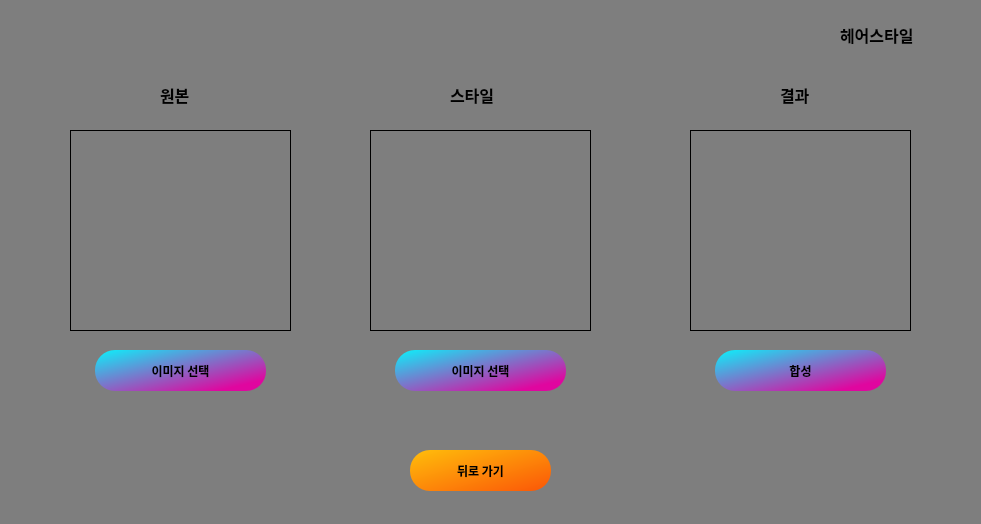
<?xml version="1.0" encoding="UTF-8"?>
<ui version="4.0">
 <class>Hairstyle</class>
 <widget class="QWidget" name="Hairstyle">
  <property name="geometry">
   <rect>
    <x>0</x>
    <y>0</y>
    <width>981</width>
    <height>524</height>
   </rect>
  </property>
  <property name="windowTitle">
   <string>Hairstyle</string>
  </property>
  <property name="styleSheet">
   <string notr="true">background-color:rgb(126, 126, 126)</string>
  </property>
  <widget class="QLabel" name="label">
   <property name="geometry">
    <rect>
     <x>10</x>
     <y>10</y>
     <width>181</width>
     <height>51</height>
    </rect>
   </property>
   <property name="font">
    <font>
     <family>Bahnschrift Light</family>
     <pointsize>20</pointsize>
    </font>
   </property>
   <property name="text">
    <string/>
   </property>
   <property name="pixmap">
    <pixmap>title.png</pixmap>
   </property>
   <property name="scaledContents">
    <bool>true</bool>
   </property>
  </widget>
  <widget class="QPushButton" name="pushButton">
   <property name="geometry">
    <rect>
     <x>410</x>
     <y>450</y>
     <width>141</width>
     <height>41</height>
    </rect>
   </property>
   <property name="font">
    <font>
     <family>Noto Sans KR</family>
     <pointsize>9</pointsize>
     <weight>75</weight>
     <italic>false</italic>
     <bold>true</bold>
    </font>
   </property>
   <property name="styleSheet">
    <string notr="true">QPushButton{

	background-color: qlineargradient(spread:pad, x1:0, y1:0, x2:1, y2:1, stop:0 rgba(255, 190, 11, 255), stop:1 rgba(251, 86, 7, 255));
	border-radius: 20px;
}
 QPushButton:pressed {
     background-color: rgb(255, 168, 96)
 }</string>
   </property>
   <property name="text">
    <string>뒤로 가기</string>
   </property>
  </widget>
  <widget class="QLabel" name="label_2">
   <property name="geometry">
    <rect>
     <x>840</x>
     <y>20</y>
     <width>101</width>
     <height>31</height>
    </rect>
   </property>
   <property name="font">
    <font>
     <family>Noto Sans KR</family>
     <weight>75</weight>
     <bold>true</bold>
    </font>
   </property>
   <property name="text">
    <string>&lt;html&gt;&lt;head/&gt;&lt;body&gt;&lt;p&gt;&lt;span style=&quot; font-size:12pt;&quot;&gt;헤어스타일&lt;/span&gt;&lt;/p&gt;&lt;/body&gt;&lt;/html&gt;</string>
   </property>
  </widget>
  <widget class="QLabel" name="label_3">
   <property name="geometry">
    <rect>
     <x>160</x>
     <y>80</y>
     <width>41</width>
     <height>31</height>
    </rect>
   </property>
   <property name="font">
    <font>
     <family>Noto Sans KR</family>
     <weight>75</weight>
     <bold>true</bold>
    </font>
   </property>
   <property name="text">
    <string>&lt;html&gt;&lt;head/&gt;&lt;body&gt;&lt;p&gt;&lt;span style=&quot; font-size:12pt; font-weight:600;&quot;&gt;원본&lt;/span&gt;&lt;/p&gt;&lt;/body&gt;&lt;/html&gt;</string>
   </property>
  </widget>
  <widget class="QLabel" name="label_4">
   <property name="geometry">
    <rect>
     <x>450</x>
     <y>80</y>
     <width>61</width>
     <height>31</height>
    </rect>
   </property>
   <property name="font">
    <font>
     <family>Noto Sans KR</family>
     <weight>75</weight>
     <bold>true</bold>
    </font>
   </property>
   <property name="text">
    <string>&lt;html&gt;&lt;head/&gt;&lt;body&gt;&lt;p&gt;&lt;span style=&quot; font-size:12pt; font-weight:600;&quot;&gt;스타일&lt;/span&gt;&lt;/p&gt;&lt;/body&gt;&lt;/html&gt;</string>
   </property>
  </widget>
  <widget class="QLabel" name="label_5">
   <property name="geometry">
    <rect>
     <x>780</x>
     <y>80</y>
     <width>41</width>
     <height>31</height>
    </rect>
   </property>
   <property name="font">
    <font>
     <family>Noto Sans KR</family>
     <weight>75</weight>
     <bold>true</bold>
    </font>
   </property>
   <property name="text">
    <string>&lt;html&gt;&lt;head/&gt;&lt;body&gt;&lt;p&gt;&lt;span style=&quot; font-size:12pt; font-weight:600;&quot;&gt;결과&lt;/span&gt;&lt;/p&gt;&lt;/body&gt;&lt;/html&gt;</string>
   </property>
  </widget>
  <widget class="QPushButton" name="hairstyleResult">
   <property name="geometry">
    <rect>
     <x>715</x>
     <y>350</y>
     <width>171</width>
     <height>41</height>
    </rect>
   </property>
   <property name="font">
    <font>
     <family>Noto Sans KR</family>
     <weight>75</weight>
     <bold>true</bold>
    </font>
   </property>
   <property name="styleSheet">
    <string notr="true">QPushButton{
	background-color: qlineargradient(spread:pad, x1:0, y1:0, x2:0.857143, y2:0.857955, stop:0 rgba(10, 242, 251, 255), stop:1 rgba(224, 6, 159, 255));
	border-radius: 20px;
}
 QPushButton:pressed {
     background-color: qlineargradient(spread:pad, x1:0, y1:0, x2:0.857143, y2:0.857955, stop:0 rgba(224, 6, 159, 255), stop:1 rgba(10, 242, 251, 255));
 }
</string>
   </property>
   <property name="text">
    <string>합성</string>
   </property>
  </widget>
  <widget class="QPushButton" name="hairstyleOriginalUpload">
   <property name="geometry">
    <rect>
     <x>95</x>
     <y>350</y>
     <width>171</width>
     <height>41</height>
    </rect>
   </property>
   <property name="font">
    <font>
     <family>Noto Sans KR</family>
     <pointsize>9</pointsize>
     <weight>75</weight>
     <italic>false</italic>
     <bold>true</bold>
    </font>
   </property>
   <property name="styleSheet">
    <string notr="true">QPushButton{
	background-color: qlineargradient(spread:pad, x1:0, y1:0, x2:0.857143, y2:0.857955, stop:0 rgba(10, 242, 251, 255), stop:1 rgba(224, 6, 159, 255));
	border-radius: 20px;
}
 QPushButton:pressed {
     background-color: qlineargradient(spread:pad, x1:0, y1:0, x2:0.857143, y2:0.857955, stop:0 rgba(224, 6, 159, 255), stop:1 rgba(10, 242, 251, 255));
 }
</string>
   </property>
   <property name="text">
    <string>이미지 선택</string>
   </property>
  </widget>
  <widget class="QPushButton" name="hairstyleUpload">
   <property name="geometry">
    <rect>
     <x>395</x>
     <y>350</y>
     <width>171</width>
     <height>41</height>
    </rect>
   </property>
   <property name="font">
    <font>
     <family>Noto Sans KR</family>
     <weight>75</weight>
     <bold>true</bold>
    </font>
   </property>
   <property name="styleSheet">
    <string notr="true">QPushButton{
	background-color: qlineargradient(spread:pad, x1:0, y1:0, x2:0.857143, y2:0.857955, stop:0 rgba(10, 242, 251, 255), stop:1 rgba(224, 6, 159, 255));
	border-radius: 20px;
}
 QPushButton:pressed {
     background-color: qlineargradient(spread:pad, x1:0, y1:0, x2:0.857143, y2:0.857955, stop:0 rgba(224, 6, 159, 255), stop:1 rgba(10, 242, 251, 255));
 }
</string>
   </property>
   <property name="text">
    <string>이미지 선택</string>
   </property>
  </widget>
  <widget class="QLabel" name="originalLabel">
   <property name="geometry">
    <rect>
     <x>70</x>
     <y>130</y>
     <width>221</width>
     <height>201</height>
    </rect>
   </property>
   <property name="frameShape">
    <enum>QFrame::Box</enum>
   </property>
   <property name="text">
    <string/>
   </property>
   <property name="pixmap">
    <pixmap>defaultpic.png</pixmap>
   </property>
   <property name="scaledContents">
    <bool>true</bool>
   </property>
   <property name="wordWrap">
    <bool>false</bool>
   </property>
  </widget>
  <widget class="QLabel" name="originalLabel_2">
   <property name="geometry">
    <rect>
     <x>370</x>
     <y>130</y>
     <width>221</width>
     <height>201</height>
    </rect>
   </property>
   <property name="frameShape">
    <enum>QFrame::Box</enum>
   </property>
   <property name="text">
    <string/>
   </property>
   <property name="pixmap">
    <pixmap>defaultpic.png</pixmap>
   </property>
   <property name="scaledContents">
    <bool>true</bool>
   </property>
  </widget>
  <widget class="QLabel" name="hairstyleResultImg">
   <property name="geometry">
    <rect>
     <x>690</x>
     <y>130</y>
     <width>221</width>
     <height>201</height>
    </rect>
   </property>
   <property name="frameShape">
    <enum>QFrame::Box</enum>
   </property>
   <property name="text">
    <string/>
   </property>
   <property name="pixmap">
    <pixmap>defaultpic.png</pixmap>
   </property>
   <property name="scaledContents">
    <bool>true</bool>
   </property>
  </widget>
 </widget>
 <resources/>
 <connections>
  <connection>
   <sender>pushButton</sender>
   <signal>clicked()</signal>
   <receiver>Hairstyle</receiver>
   <slot>btn_second_to_main()</slot>
   <hints>
    <hint type="sourcelabel">
     <x>91</x>
     <y>338</y>
    </hint>
    <hint type="destinationlabel">
     <x>220</x>
     <y>340</y>
    </hint>
   </hints>
  </connection>
 </connections>
 <slots>
  <slot>btn_second_to_main()</slot>
 </slots>
</ui>
